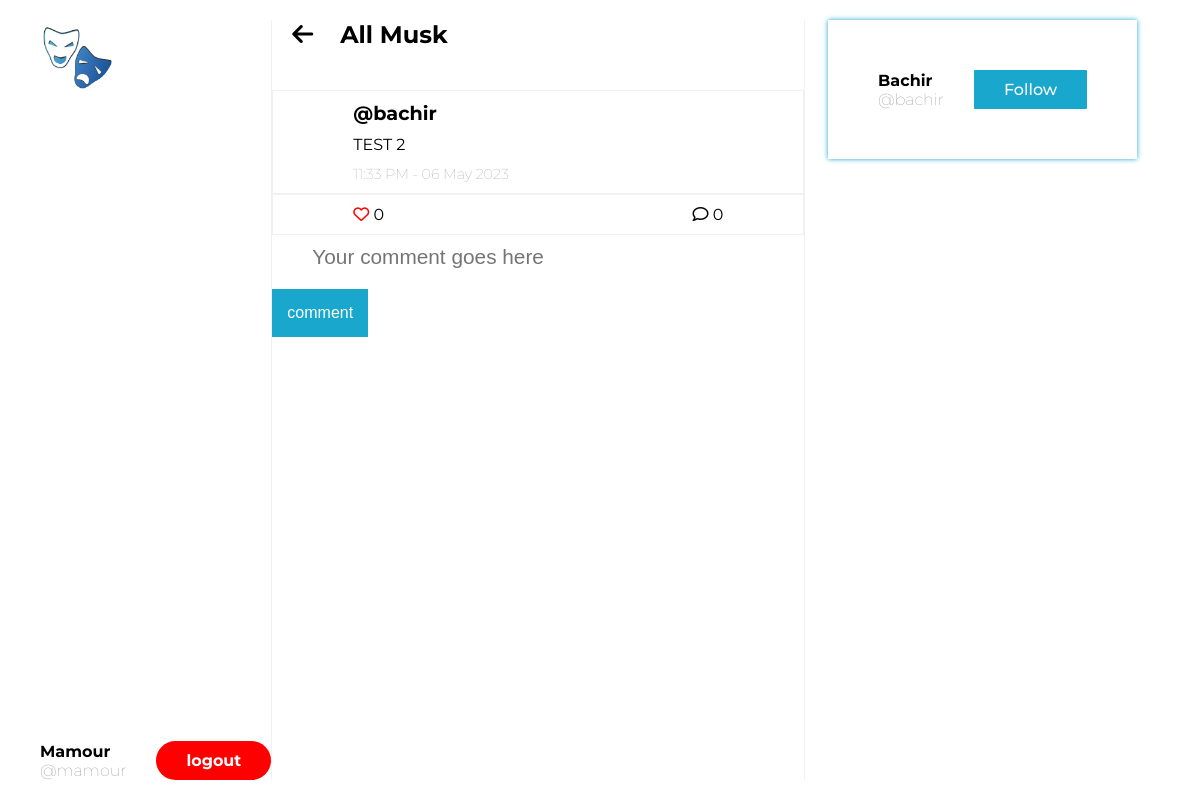
Screenshot of /tweet/2 (signed in) with the database file from the repository.
### server.py (models this page shows, shortened)
class User(UserMixin, db.Model):
    id = db.Column(db.Integer, primary_key=True)
    username = db.Column(db.String, nullable=False)
    email = db.Column(db.String, nullable=False)
    password = db.Column(db.String, nullable=False)
    created_at = db.Column(db.DateTime, nullable=False, default=datetime.now)
    following = db.relationship('User',
                               secondary='followers',
                               primaryjoin='user.c.id==followers.c.follower_id',
                               secondaryjoin='user.c.id==followers.c.followed_id',
                               backref='follower',
    )
    tweet = db.relationship('Tweet', backref='author')
    comments = db.relationship('Comment', backref='author')
    def is_followed_by(self,user_id):
        return any(user.id == user_id for user in self.follower)

class Tweet(db.Model):
    id = db.Column(db.Integer, primary_key=True)
    body = db.Column(db.String, nullable=False)
    like = db.relationship('User',
                           secondary='likes',
                           backref='liked'
    )
    created_at = db.Column(db.DateTime, nullable=False, default=datetime.now)
    author_id = db.Column(db.Integer, db.ForeignKey('user.id'))
    comments = db.relationship('Comment', backref='tweet')
    def count_likes(self):
        return len(self.like)
    def count_comments(self):
        return len(self.comments)
    def is_liked(self, user_id):
        return any(user.id == user_id for user in self.like)

### server.py (the view)
@app.route('/tweet/<int:id>', methods=['GET', 'POST'])
@login_required
def show_tweet_details(id):
    tweet = db.session.get(Tweet, id)
    comment_form = CommentForm()
    return render_template('tweet/show_tweet_details_page.html', tweet=tweet, comment_form=comment_form)

### server.py
class CommentForm(FlaskForm):
    body = StringField("comment", validators=[DataRequired()])
    submit = SubmitField("comment")

### server.py (called while the page is built)
@login_manager.user_loader
def load_user(user_id):
    return db.session.get(User, user_id)

### templates/tweet/show_tweet_details_page.html (shortened to what this page needs)
{% extends 'base.html' %}
{% block content %}
    <div class="wrapper">
        <section id="profile-section">
            <div class="logo">
                <img src="../../static/images/musk-logo.png" alt="">
            </div>
            <div class="profile">
                <p>
                    <span style="text-transform: capitalize; font-weight: bold; display: block;">{{ current_user.username }}</span>
                    <a href="{{ url_for('profile', username=current_user.username) }}" style="font-weight: lighter; color: #11111185;">@{{ current_user.username }}</a>
                </p>
                <a href="{{ url_for('logout') }}" class="btn logout-btn">Logout</a>
            </div>
        </section>
        <section id="tweet-section">
            <div style="position: absolute; top: 0px; left: 20px;">
                 <h2>
                    <a href="{{ url_for('show_all_tweet') }}">
                        <i class="fa-solid fa-arrow-left" style="margin-right: 20px;"></i> All Musk
                    </a>
                </h2>
            </div>
            <div class="tweet">
                <p class="tweet_author">
                    <a href="{{ url_for('profile', username=tweet.author.username) }}" style="font-size: 1.2rem;">@{{ tweet.author.username }}</a>
                </p>
                <p class="tweet_body">{{ tweet.body }}</p>
                <span class="tweet_date">{{ tweet.created_at.strftime('%I:%S %p - %d %b %Y') }}</span>
            </div>
            <div class="tweet_stats">
                {% if tweet.is_liked(current_user.id) %}
                    <a href="{{ url_for('remove_like', id=tweet.id) }}" class="likes">
                        <i class="fa-solid fa-heart" style="color: red"></i>
                        <span>{{ tweet.count_likes() }}</span>
                    </a>
                {% else %}
                    <a href="{{ url_for('add_like', id=tweet.id) }}" class="likes">
                        <i class="fa fa-heart-o" style="color: red"></i>
                        <span>{{ tweet.count_likes() }}</span>
                    </a>
                {% endif %}
                <a href="{{url_for('show_tweet_details', id=tweet.id )}}">
                    <i class="fa fa-comment-o"></i>
                    <span>{{ tweet.count_comments() }}</span>
                </a>
            </div>
            <div class="tweet_comments">
                <div>
                    <form action="{{ url_for('add_comment', id=tweet.id) }}" method="POST" novalidate>
                        {{ comment_form.body(class='comment_input', placeholder='Your comment goes here') }}
                        {{comment_form.submit(class='btn comment_btn')}}
                    </form>
                </div>
            </div>
        </section>
        <section id="action-section">
            <div class="profile">
                <p>
                    <span style="text-transform: capitalize; font-weight: bold; display: block;">{{ tweet.author.username }}</span>
                    <a href="{{ url_for('profile', username=tweet.author.username) }}" style="font-weight: lighter; color: #11111185;">@{{ tweet.author.username }}</a>
                </p>
                {% if not current_user == tweet.author %}
                    {% if tweet.author.is_followed_by(current_user.id) %}
                        <a href="{{url_for('unfollow', username=tweet.author.username)}}" class="btn follow-btn" style="background-color: red;">Unfollow</a>
                    {% else %}
                        <a href="{{url_for('follow', username=tweet.author.username)}}" class="btn follow-btn" style="background-color: #19A7CE;">Follow</a>
                    {% endif %}
                {% endif %}
            </div>
        </section>
    </div>
{% endblock %}

### templates/base.html (style rules this page uses)
* { padding: 0; margin: 0; box-sizing: border-box; }
body { font-family: 'Montserrat', sans-serif; overflow: hidden; }
a { color: inherit; text-decoration: none; }
.btn { padding: 10px 30px; border-radius: 20px; color: #fff; font-weight: 500; }
.wrapper { height: 100%; width: 100%; display: flex; padding: 20px 40px; }
#profile-section { flex: 1; display: flex; flex-direction: column; justify-content: space-between; }
.profile { display: flex; align-items: center; }
.profile p { margin-right: 30px; }
.logout-btn { background-color: #ff0000; font-weight: bold; text-transform: lowercase; }
.logo { width: 75px; height: 75px; }
.logo img { max-width: 100%; height: auto; }
#tweet-section { flex: 3; padding-top: 70px; border-left: .5px solid #f1f1f1; border-right: .5px solid #f1f1f1; position: relative; overflow: scroll; }
.tweet { padding: 10px 80px; border: .5px solid #f1f1f1; transition: background .2s ease; }
.tweet_stats { padding: 10px 80px; display: flex; justify-content: space-between; border: .5px solid #f1f1f1; }
.tweet_author { font-weight: bold; position: relative; }
.tweet_body { margin: 10px 0px; }
.tweet_date { font-weight: lighter; color: #11111174; font-size: .9rem; }
.comment_input { width: 85%; padding: 10px 40px; border: none; outline: none; font-size: 1.3rem; }
.comment_btn { padding: 15px; border-radius: 0px; background-color: #19A7CE; font-size: 1rem; font-weight: 500; border: none; outline: none; }
#action-section { flex: 2; }
#action-section .profile { width: fit-content; margin: auto; padding: 50px; box-shadow: 0px 0px 5px #19A7CE; }
#action-section .profile p { margin-right: 0px; }
.follow-btn { padding: 10px 30px; border-radius: 1px; margin-left: 30px; }
.sign label, input { display: block; margin-bottom: 10px; }

### rows the page displays
User: username "Mamour", username "mamour"
User: author.username "bachir", author.username "Bachir"
Tweet: body "TEST 2", created_at "11:33 PM - 06 May 2023"

### other values shown
{{ tweet.count_likes() }} "0"
{{ tweet.count_comments() }} "0"
